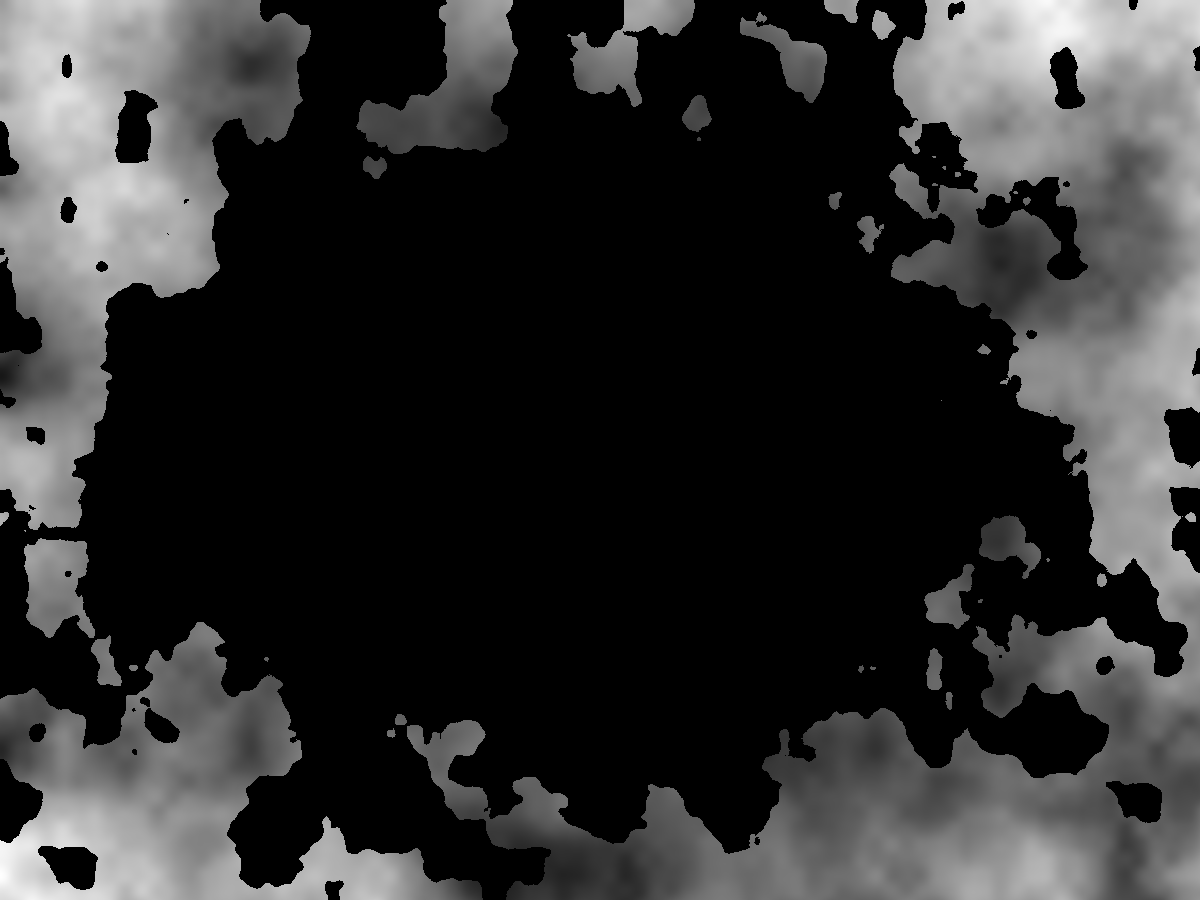
Frame 1 (no input)
Frame 60 (the mouse pressed at the canvas centre just before this capture): identical to frame 1, image omitted
Frame 120 (the mouse held since frame 60 and released just before this capture): identical to frame 1, image omitted

The Processing sketch that drew this single still picture (run headless with seeded random() and noise(); from frame 60 on, the mouse is pressed at the canvas centre):

// Processing sketch: MapGenTiles
// ── MapGenTiles.pde
int tileSize = 1;

int waterLevel = 150;
float erosionFactor = 0.2;
int rainDistance = 3;
int rainSpread = 300;
int rainCount = 5000000;

float min = 9999999;
float max = -9999999;

Tile[][] map;

void setup() {
  size(1200, 900);
  noStroke();

  InitializeMap();
  GenerateMap();
  DrawElevation();
}

void draw() {
}

void keyPressed() {
  if (key == 'g') {
    GenerateMap();
    DrawElevation();
  }
}

void mousePressed() {
  println("Land Elevation: " + map[mouseX][mouseY].elevation);
}

boolean Valid(int x, int y) {
  if ( x < 0 || x >= width/tileSize || y < 0 || y >= height/tileSize ) {
    return false;
  } 
  else {
    return true;
  }
}


// ── Map.pde
void DrawLand() {
  for (int x = 0; x < width/tileSize; x++) {
    for (int y = 0; y < height/tileSize; y++) {
      if (map[x][y].isLand()) {
        fill(255);
      } 
      else {
        fill(0);
      }

      rect(x * tileSize, y * tileSize, tileSize, tileSize);
    }
  }
}

void DrawElevation() {
  for (int x = 0; x < width/tileSize; x++) {
    for (int y = 0; y < height/tileSize; y++) {
      if (map[x][y].isLand()) {
        fill(map[x][y].elevation);
      } 
      else {
        fill(0);
      }

      rect(x * tileSize, y * tileSize, tileSize, tileSize);
    }
  }
}

void InitializeMap() {
  map = new Tile[width/tileSize][height/tileSize];

  for (int x = 0; x < width/tileSize; x++) {
    for (int y = 0; y < height/tileSize; y++) {
      map[x][y] = new Tile(x, y);
    }
  }
}

void GenerateMap() {
  noiseSeed((long)random(0, 1000000));
  for (int x = 0; x < width/tileSize; x++) {
    for (int y = 0; y < height/tileSize; y++) {
      map[x][y].Clear();
      map[x][y].landHeight += map[x][y].AddNoise(1, .015, 1.4, 0.8, 1.2, 3.0);
      map[x][y].landHeight += map[x][y].AddNoise(.4, .003, 1.4, 1.4, 1.4, 4.0);
      map[x][y].landHeight += map[x][y].AddNoise(.3, .004, 1.2, 1.5, 1.5, 10.0);
      map[x][y].landHeight -= map[x][y].AddGaussian(.01);
    }
  }

  noiseSeed((long)random(0, 1000000));
  for (int x = 0; x < width/tileSize; x++) {
    for (int y = 0; y < height/tileSize; y++) {
      map[x][y].elevation = map[x][y].landHeight;
      map[x][y].elevation -= map[x][y].AddNoise(.3, .09, 20.4, 1.2, 1.2, 15.0);
      map[x][y].elevation -= map[x][y].AddNoise(.5, .05, 20.9, 1.0, 1.0, 15.0);
      map[x][y].elevation += map[x][y].AddNoise(2.9, .02, 50.5, 1.5, 1.5, 10.0);
      map[x][y].elevation += map[x][y].AddNoise(3.2, .008, 1000.8, 1.2, 1.2, 8.0);

      min = map[x][y].elevation < min ? map[x][y].elevation : min;
      max = map[x][y].elevation > max ? map[x][y].elevation : max;
    }
  }
  NormalizeElevation(0, 255);
//  int count = 0;
//  while (count < rainCount) {
//    Rain((int)(width/2 + randomGaussian() * rainSpread), (int)(height/2 + randomGaussian() * rainSpread));
//    count++;
//  }
}

void NormalizeElevation(int minimum, int maximum) {
  for (int x = 0; x < width/tileSize; x++) {
    for (int y = 0; y < height/tileSize; y++) {
      map[x][y].elevation = (int)map(map[x][y].elevation, min, max, minimum, maximum);
    }
  }
}

void Rain(int startX, int startY) {
  if (!Valid(startX, startY)) {
    return;
  }
  int stepsTaken = 0;
  while (stepsTaken < rainDistance) {
    if (map[startX][startY].isWater) {
      return;
    }
    float lowest = map[startX][startY].elevation;
    int lowestX = startX;
    int lowestY = startY;
    for (int x = startX - 1; x <= startX + 1; x++) {
      for (int y = startY - 1; y <= startY + 1; y++) {
        if (Valid(x, y)) {
          if (map[x][y].elevation < lowest && map[x][y].isLand()) {
            lowest = map[x][y].elevation;
            lowestX = x;
            lowestY = y;
          }
        }
      }
    }
    if (abs(lowest - map[startX][startY].elevation) < .05) {
      return;
    }
    map[startX][startY].elevation -= erosionFactor;
    startX = lowestX;
    startY = lowestY;
    stepsTaken++;
  }
}


// ── Tile.pde
class Tile {
  int x;
  int y;
  int landHeight;
  float elevation;
  
  boolean isWater = false;

  boolean isLand() {
    if (landHeight > waterLevel) {
      return true;
    } 
    else {
      isWater = true;
      return false;
    }
  }

  Tile(int _x, int _y) {
    x = _x;
    y = _y;
  }

  int AddNoise(float strength, float noiseScale, float contrast, float xCompression, float yCompression, float dropoff) {
    float n = noise(x * noiseScale, y * noiseScale) * contrast;
    int value = (int)((n * (abs(dist(x * xCompression, y * yCompression, width/2 * xCompression, height/2 * yCompression)) / dropoff)) * strength);
    return value;
  }

  int AddGaussian(float strength) {
    int value = (int)(abs(dist(x, y, width/2, height/2)) * strength);
    return value;
  }

  void Clear() {
    landHeight = 0;
    elevation = 0;
  }
}
